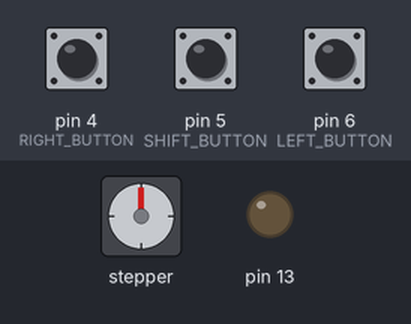
A sketch run on a simulated Arduino Uno, built with avr-gcc and run on an emulated ATmega328P. Shown: stepper motor, output pins drawn as LEDs (lit = HIGH). Wiring (inferred from the names in the program): stepper motor driver (200 steps per turn assumed): step pin 3; direction pin 2. Inputs (shaded band) come from the test bench; at power-on: pin 5 (SHIFT_BUTTON) LOW, pin 4 (RIGHT_BUTTON) LOW, pin 6 (LEFT_BUTTON) LOW. Pins used as bus, display or sensor lines are not drawn.

Above: at 1.2 s.
1.3 s: pin 5 (SHIFT_BUTTON) pulled HIGH for 0.15 s
At 2.1 s:
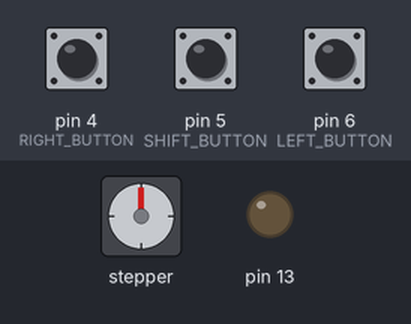
3.0 s: pin 4 (RIGHT_BUTTON) pulled HIGH for 1 s
At 5.2 s:
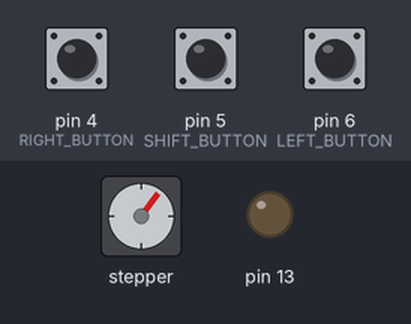
5.5 s: pin 6 (LEFT_BUTTON) pulled HIGH for 3.2 s
At 5.95 s:
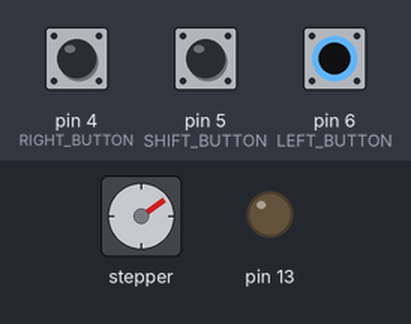
10.2 s: pin 5 (SHIFT_BUTTON) pulled HIGH for 1 s
At 11.0 s:
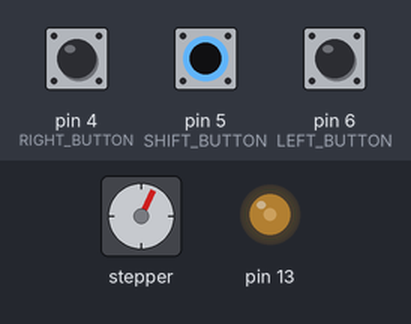
12.7 s: pin 4 (RIGHT_BUTTON) pulled HIGH for 3.2 s
At 16.6 s:
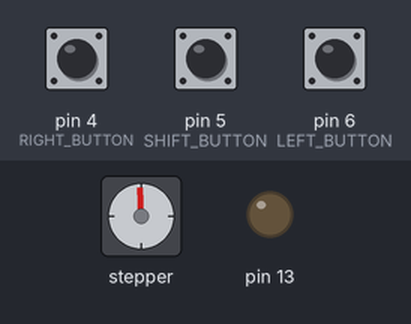
17.4 s: pin 5 (SHIFT_BUTTON) pulled HIGH for 0.15 s
At 17.9 s:
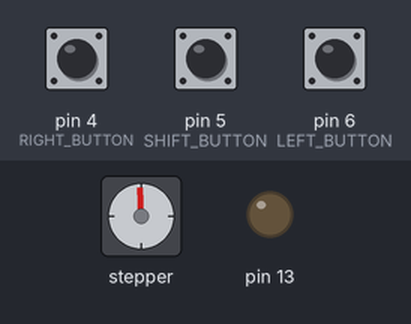
Timing chart, 0 to 20.1 s (numbered marks = the images above; inputs shaded):
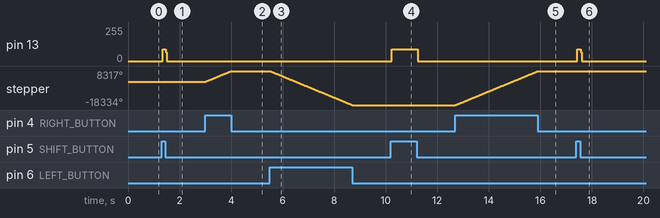

Measured:
- after the input at 1.3 s, pin 13: 0/255 → 88/255 at once, → 0/255 0.12 s later
- after the input at 3.0 s, stepper: turns 8317° clockwise in 1.0 s, starting at once
- after the input at 5.5 s, stepper: turns 26651° counter-clockwise in 3.2 s, starting at once
- after the input at 10.2 s, pin 13: 0/255 → 88/255 at once, → 0/255 1.0 s later
- after the input at 12.7 s, stepper: turns 26612° clockwise in 3.2 s, starting at once
- after the input at 17.4 s, pin 13: 0/255 → 88/255 at once, → 0/255 0.12 s later

The sketch:

stepper_motor_tester.ino
```cpp
// (licence header left out)
#define DIR_PIN 2
#define STEP_PIN 3
#define RIGHT_BUTTON 4
#define LEFT_BUTTON 6
#define SHIFT_BUTTON 5

int rightButtonState = 0;
int leftButtonState = 0;
int shiftButtonState = 0;
float minSpeed = .1;
float maxSpeed = 3.0;

float speed = 1.00;

void setup() {
  pinMode(DIR_PIN, OUTPUT);
  pinMode(STEP_PIN, OUTPUT);
  pinMode(RIGHT_BUTTON, INPUT);
  pinMode(LEFT_BUTTON, INPUT);
  pinMode(SHIFT_BUTTON, INPUT);
  pinMode(13, OUTPUT);
}

void loop(){
  digitalWrite(13, LOW);
  rightButtonState = digitalRead(RIGHT_BUTTON);
  leftButtonState = digitalRead(LEFT_BUTTON);
  shiftButtonState = digitalRead(SHIFT_BUTTON);

  // increase speed with shift button and left/right
  if (shiftButtonState == HIGH)
    digitalWrite(13, HIGH);

  if (rightButtonState == HIGH && shiftButtonState == HIGH && speed <= maxSpeed){
    speed = speed + .05;
    delay(50);
  }

  if (leftButtonState == HIGH && shiftButtonState == HIGH && speed >= minSpeed){
    speed = speed - .05;
    delay(50);
  }

  if (rightButtonState == HIGH && shiftButtonState == LOW){
    digitalWrite(DIR_PIN,HIGH);
    float usDelay = (1/speed) * 70;

    digitalWrite(STEP_PIN, HIGH);
    delayMicroseconds(usDelay);

    digitalWrite(STEP_PIN, LOW);
    delayMicroseconds(usDelay);
  }

  if (leftButtonState == HIGH && shiftButtonState == LOW){
    digitalWrite(DIR_PIN,LOW);
    float usDelay = (1/speed) * 70;

    digitalWrite(STEP_PIN, HIGH);
    delayMicroseconds(usDelay);

    digitalWrite(STEP_PIN, LOW);
    delayMicroseconds(usDelay);
  }
}
```
